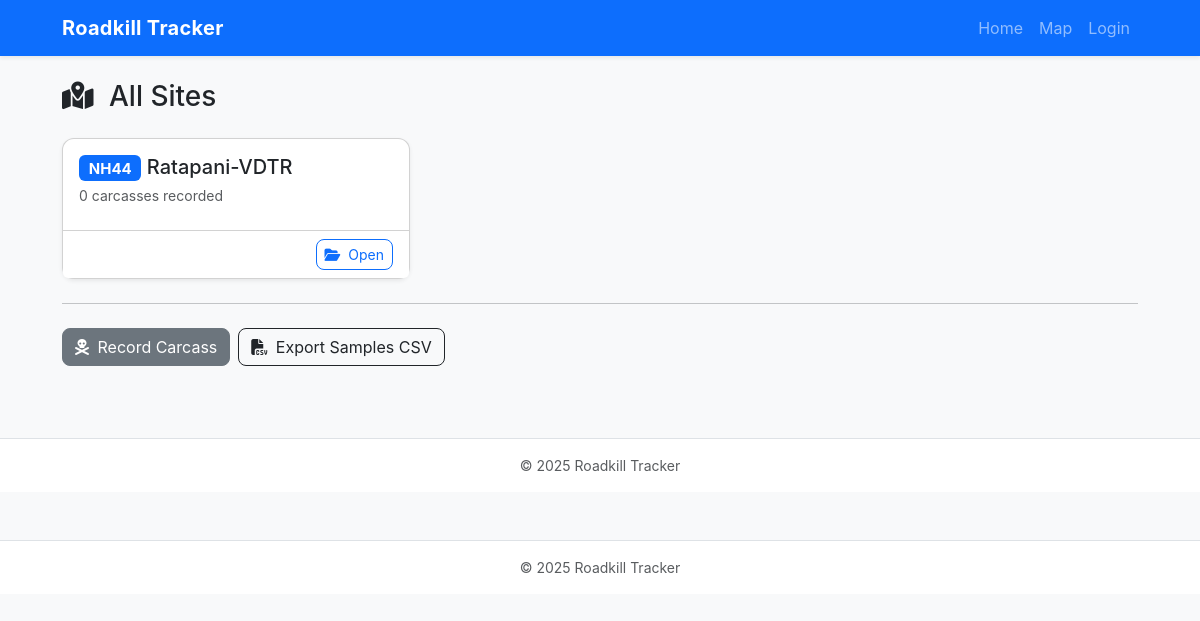
Before: / with the older database file.
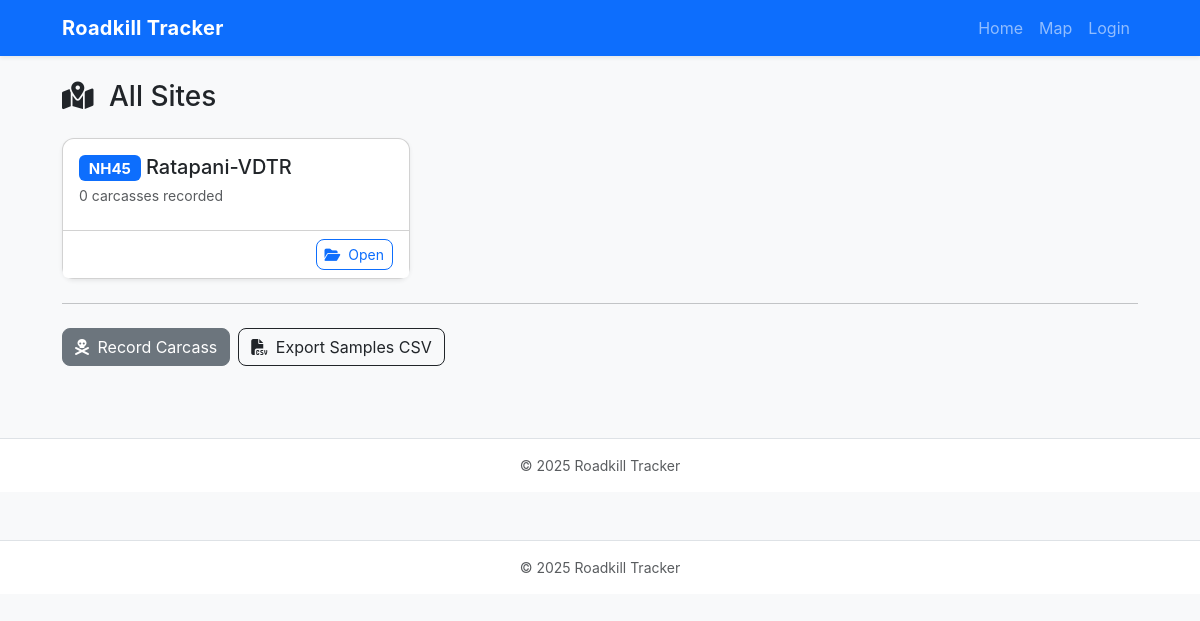
After: the same page with the newer database file.
### app.py (models this page shows)
class Site(db.Model):
    id = db.Column(db.Integer, primary_key=True)
    name = db.Column(db.String(140), nullable=False)
    code = db.Column(db.String(20), nullable=False, unique=True)
    description = db.Column(db.Text)

### app.py (the view)
    @app.route('/')
    def index():
        sites = Site.query.all()
        return render_template('index.html', sites=sites)

### templates/index.html (shortened to what this page needs)
{% extends "base.html" %}
{% block content %}
<h3 class="mb-4">
  <i class="fa-solid fa-map-location-dot me-2"></i>
  All Sites
</h3>
{% if sites %}
  <div class="row g-3">
    {% for s in sites %}
      <div class="col-md-6 col-lg-4">
        <div class="card shadow-sm h-100">
          <div class="card-body">
            <h5 class="card-title mb-1">
              <span class="badge bg-primary">{{ s.code }}</span>
              {{ s.name }}
            </h5>
            <p class="text-muted small mb-2">
              {{ s.carcasses|length }} carcasses recorded
            </p>
          </div>
          <div class="card-footer bg-white text-end">
            <a href="{{ url_for('view_site', site_id=s.id) }}" class="btn btn-outline-primary btn-sm">
              <i class="fa-solid fa-folder-open me-1"></i> Open
            </a>
          </div>
        </div>
      </div>
    {% endfor %}
  </div>
{% else %}
  <p class="text-muted">No sites have been added yet.</p>
{% endif %}
<hr class="my-4">
<div class="d-flex flex-wrap gap-2">
  <a href="{{ url_for('new_carcass') }}" class="btn btn-secondary">
    <i class="fa-solid fa-skull-crossbones me-1"></i> Record Carcass
  </a>
  <a href="{{ url_for('export_samples') }}" class="btn btn-outline-dark">
    <i class="fa-solid fa-file-csv me-1"></i> Export Samples CSV
  </a>
</div>
{% endblock %}

Changed rows visible on the page:
changed Site "Ratapani-VDTR": code "NH44" → "NH45"
